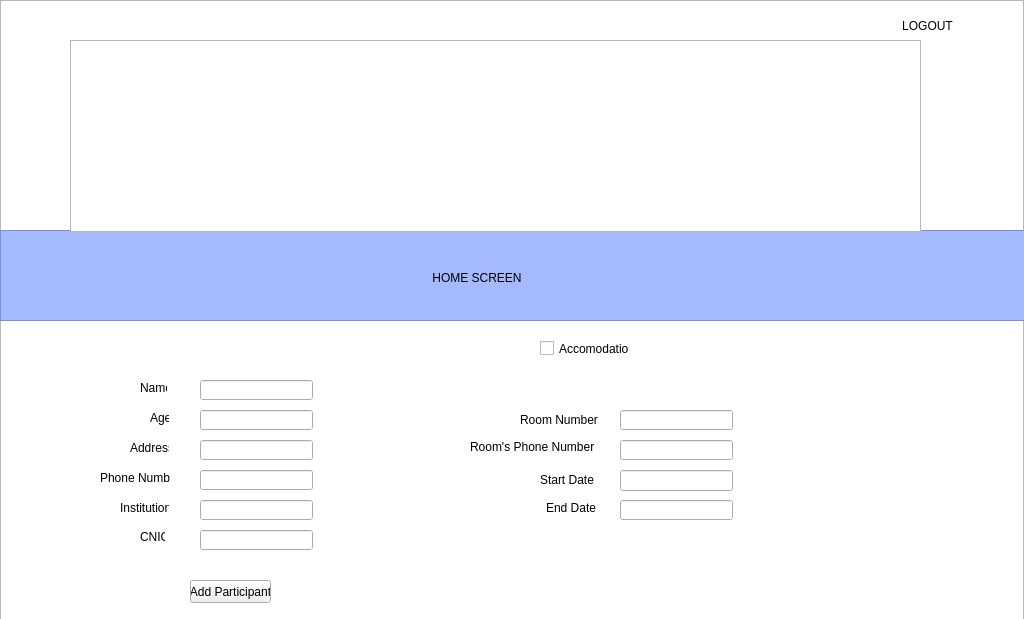
<?xml version="1.0" encoding="UTF-8"?>
<ui version="4.0">
 <class>AddParticipant</class>
 <widget class="QMainWindow" name="AddParticipant">
  <property name="geometry">
   <rect>
    <x>0</x>
    <y>0</y>
    <width>1024</width>
    <height>619</height>
   </rect>
  </property>
  <property name="windowTitle">
   <string>Add Project</string>
  </property>
  <property name="styleSheet">
   <string notr="true"/>
  </property>
  <widget class="QWidget" name="centralwidget">
   <widget class="QGraphicsView" name="graphicsView">
    <property name="geometry">
     <rect>
      <x>70</x>
      <y>40</y>
      <width>851</width>
      <height>192</height>
     </rect>
    </property>
    <property name="styleSheet">
     <string notr="true">background-image: url(:/Login1/logo.png);</string>
    </property>
   </widget>
   <widget class="QPushButton" name="pushButton">
    <property name="geometry">
     <rect>
      <x>410</x>
      <y>260</y>
      <width>134</width>
      <height>36</height>
     </rect>
    </property>
    <property name="sizePolicy">
     <sizepolicy hsizetype="Minimum" vsizetype="Fixed">
      <horstretch>21</horstretch>
      <verstretch>0</verstretch>
     </sizepolicy>
    </property>
    <property name="contextMenuPolicy">
     <enum>Qt::PreventContextMenu</enum>
    </property>
    <property name="acceptDrops">
     <bool>true</bool>
    </property>
    <property name="layoutDirection">
     <enum>Qt::LeftToRight</enum>
    </property>
    <property name="styleSheet">
     <string notr="true">font: 75 12pt &quot;Segoe Print&quot;;</string>
    </property>
    <property name="text">
     <string>HOME SCREEN</string>
    </property>
    <property name="autoDefault">
     <bool>false</bool>
    </property>
    <property name="default">
     <bool>false</bool>
    </property>
    <property name="flat">
     <bool>true</bool>
    </property>
   </widget>
   <widget class="QPushButton" name="pushButton_2">
    <property name="geometry">
     <rect>
      <x>890</x>
      <y>10</y>
      <width>75</width>
      <height>31</height>
     </rect>
    </property>
    <property name="styleSheet">
     <string notr="true">font: 75 10pt &quot;Segoe Print&quot;;</string>
    </property>
    <property name="text">
     <string>LOGOUT</string>
    </property>
    <property name="flat">
     <bool>true</bool>
    </property>
   </widget>
   <widget class="QGraphicsView" name="graphicsView_2">
    <property name="geometry">
     <rect>
      <x>0</x>
      <y>230</y>
      <width>1031</width>
      <height>91</height>
     </rect>
    </property>
    <property name="styleSheet">
     <string notr="true">background-color: rgb(165, 185, 255);</string>
    </property>
   </widget>
   <widget class="QLineEdit" name="lineEdit">
    <property name="geometry">
     <rect>
      <x>200</x>
      <y>380</y>
      <width>113</width>
      <height>20</height>
     </rect>
    </property>
   </widget>
   <widget class="QLineEdit" name="lineEdit_2">
    <property name="geometry">
     <rect>
      <x>200</x>
      <y>410</y>
      <width>113</width>
      <height>20</height>
     </rect>
    </property>
   </widget>
   <widget class="QLabel" name="label_2">
    <property name="geometry">
     <rect>
      <x>150</x>
      <y>410</y>
      <width>19</width>
      <height>16</height>
     </rect>
    </property>
    <property name="text">
     <string>Age</string>
    </property>
   </widget>
   <widget class="QLabel" name="label_3">
    <property name="geometry">
     <rect>
      <x>130</x>
      <y>440</y>
      <width>39</width>
      <height>16</height>
     </rect>
    </property>
    <property name="text">
     <string>Address</string>
    </property>
   </widget>
   <widget class="QPushButton" name="pushButton_9">
    <property name="geometry">
     <rect>
      <x>190</x>
      <y>580</y>
      <width>81</width>
      <height>23</height>
     </rect>
    </property>
    <property name="text">
     <string>Add Participant</string>
    </property>
   </widget>
   <widget class="QLabel" name="label">
    <property name="geometry">
     <rect>
      <x>140</x>
      <y>380</y>
      <width>27</width>
      <height>16</height>
     </rect>
    </property>
    <property name="text">
     <string>Name</string>
    </property>
   </widget>
   <widget class="QLabel" name="label_4">
    <property name="geometry">
     <rect>
      <x>100</x>
      <y>470</y>
      <width>70</width>
      <height>16</height>
     </rect>
    </property>
    <property name="text">
     <string>Phone Number</string>
    </property>
   </widget>
   <widget class="QLabel" name="label_5">
    <property name="geometry">
     <rect>
      <x>120</x>
      <y>500</y>
      <width>49</width>
      <height>16</height>
     </rect>
    </property>
    <property name="text">
     <string>Institution</string>
    </property>
   </widget>
   <widget class="QLineEdit" name="lineEdit_3">
    <property name="geometry">
     <rect>
      <x>200</x>
      <y>440</y>
      <width>113</width>
      <height>20</height>
     </rect>
    </property>
   </widget>
   <widget class="QLineEdit" name="lineEdit_4">
    <property name="geometry">
     <rect>
      <x>200</x>
      <y>470</y>
      <width>113</width>
      <height>20</height>
     </rect>
    </property>
   </widget>
   <widget class="QLineEdit" name="lineEdit_5">
    <property name="geometry">
     <rect>
      <x>200</x>
      <y>500</y>
      <width>113</width>
      <height>20</height>
     </rect>
    </property>
   </widget>
   <widget class="QLabel" name="label_6">
    <property name="geometry">
     <rect>
      <x>140</x>
      <y>530</y>
      <width>25</width>
      <height>13</height>
     </rect>
    </property>
    <property name="text">
     <string>CNIC</string>
    </property>
   </widget>
   <widget class="QLineEdit" name="lineEdit_6">
    <property name="geometry">
     <rect>
      <x>200</x>
      <y>530</y>
      <width>113</width>
      <height>20</height>
     </rect>
    </property>
   </widget>
   <widget class="QCheckBox" name="checkBox">
    <property name="geometry">
     <rect>
      <x>540</x>
      <y>340</y>
      <width>90</width>
      <height>17</height>
     </rect>
    </property>
    <property name="text">
     <string>Accomodation</string>
    </property>
   </widget>
   <widget class="QLabel" name="label_7">
    <property name="geometry">
     <rect>
      <x>546</x>
      <y>500</y>
      <width>54</width>
      <height>16</height>
     </rect>
    </property>
    <property name="styleSheet">
     <string notr="true">font: 12pt &quot;MS Shell Dlg 2&quot;;
font: 10pt &quot;MS Shell Dlg 2&quot;;</string>
    </property>
    <property name="text">
     <string>End Date</string>
    </property>
   </widget>
   <widget class="QLineEdit" name="lineEdit_8">
    <property name="geometry">
     <rect>
      <x>620</x>
      <y>410</y>
      <width>113</width>
      <height>20</height>
     </rect>
    </property>
   </widget>
   <widget class="QLabel" name="label_9">
    <property name="geometry">
     <rect>
      <x>540</x>
      <y>470</y>
      <width>61</width>
      <height>20</height>
     </rect>
    </property>
    <property name="styleSheet">
     <string notr="true">font: 10pt &quot;MS Shell Dlg 2&quot;;</string>
    </property>
    <property name="text">
     <string>Start Date</string>
    </property>
   </widget>
   <widget class="QLineEdit" name="lineEdit_9">
    <property name="geometry">
     <rect>
      <x>620</x>
      <y>440</y>
      <width>113</width>
      <height>20</height>
     </rect>
    </property>
   </widget>
   <widget class="QLineEdit" name="lineEdit_10">
    <property name="geometry">
     <rect>
      <x>620</x>
      <y>470</y>
      <width>113</width>
      <height>21</height>
     </rect>
    </property>
   </widget>
   <widget class="QLineEdit" name="lineEdit_11">
    <property name="geometry">
     <rect>
      <x>620</x>
      <y>500</y>
      <width>113</width>
      <height>20</height>
     </rect>
    </property>
   </widget>
   <widget class="QLabel" name="label_10">
    <property name="geometry">
     <rect>
      <x>470</x>
      <y>437</y>
      <width>131</width>
      <height>20</height>
     </rect>
    </property>
    <property name="styleSheet">
     <string notr="true">font: 10pt &quot;MS Shell Dlg 2&quot;;</string>
    </property>
    <property name="text">
     <string>Room's Phone Number</string>
    </property>
   </widget>
   <widget class="QLabel" name="label_12">
    <property name="geometry">
     <rect>
      <x>520</x>
      <y>410</y>
      <width>81</width>
      <height>20</height>
     </rect>
    </property>
    <property name="styleSheet">
     <string notr="true">font: 10pt &quot;MS Shell Dlg 2&quot;;</string>
    </property>
    <property name="text">
     <string>Room Number</string>
    </property>
   </widget>
   <widget class="QGraphicsView" name="graphicsView_3">
    <property name="geometry">
     <rect>
      <x>0</x>
      <y>0</y>
      <width>1024</width>
      <height>621</height>
     </rect>
    </property>
    <property name="styleSheet">
     <string notr="true">background-image: url(:/Login1/Abstract-wallpaper-for-PC-87 (1).jpg);</string>
    </property>
   </widget>
   <zorder>graphicsView_3</zorder>
   <zorder>graphicsView_2</zorder>
   <zorder>graphicsView</zorder>
   <zorder>pushButton</zorder>
   <zorder>pushButton_2</zorder>
   <zorder>lineEdit</zorder>
   <zorder>lineEdit_2</zorder>
   <zorder>label_2</zorder>
   <zorder>label_3</zorder>
   <zorder>pushButton_9</zorder>
   <zorder>label</zorder>
   <zorder>label_4</zorder>
   <zorder>label_5</zorder>
   <zorder>lineEdit_3</zorder>
   <zorder>lineEdit_4</zorder>
   <zorder>lineEdit_5</zorder>
   <zorder>label_6</zorder>
   <zorder>lineEdit_6</zorder>
   <zorder>checkBox</zorder>
   <zorder>label_7</zorder>
   <zorder>lineEdit_8</zorder>
   <zorder>label_9</zorder>
   <zorder>lineEdit_9</zorder>
   <zorder>lineEdit_10</zorder>
   <zorder>lineEdit_11</zorder>
   <zorder>label_10</zorder>
   <zorder>label_12</zorder>
  </widget>
 </widget>
 <tabstops>
  <tabstop>lineEdit</tabstop>
  <tabstop>lineEdit_2</tabstop>
  <tabstop>lineEdit_3</tabstop>
  <tabstop>lineEdit_4</tabstop>
  <tabstop>lineEdit_5</tabstop>
  <tabstop>lineEdit_6</tabstop>
  <tabstop>pushButton_9</tabstop>
  <tabstop>pushButton</tabstop>
  <tabstop>pushButton_2</tabstop>
  <tabstop>graphicsView</tabstop>
  <tabstop>graphicsView_2</tabstop>
 </tabstops>
 <resources>
  <include location="login1.qrc"/>
 </resources>
 <connections>
  <connection>
   <sender>pushButton_2</sender>
   <signal>clicked()</signal>
   <receiver>AddParticipant</receiver>
   <slot>logout()</slot>
   <hints>
    <hint type="sourcelabel">
     <x>928</x>
     <y>32</y>
    </hint>
    <hint type="destinationlabel">
     <x>792</x>
     <y>0</y>
    </hint>
   </hints>
  </connection>
  <connection>
   <sender>pushButton</sender>
   <signal>clicked()</signal>
   <receiver>AddParticipant</receiver>
   <slot>goHome()</slot>
   <hints>
    <hint type="sourcelabel">
     <x>503</x>
     <y>279</y>
    </hint>
    <hint type="destinationlabel">
     <x>559</x>
     <y>-5</y>
    </hint>
   </hints>
  </connection>
  <connection>
   <sender>pushButton_9</sender>
   <signal>clicked()</signal>
   <receiver>AddParticipant</receiver>
   <slot>addParticipant()</slot>
   <hints>
    <hint type="sourcelabel">
     <x>464</x>
     <y>571</y>
    </hint>
    <hint type="destinationlabel">
     <x>337</x>
     <y>-6</y>
    </hint>
   </hints>
  </connection>
  <connection>
   <sender>checkBox</sender>
   <signal>stateChanged(int)</signal>
   <receiver>AddParticipant</receiver>
   <slot>show12()</slot>
   <hints>
    <hint type="sourcelabel">
     <x>664</x>
     <y>385</y>
    </hint>
    <hint type="destinationlabel">
     <x>616</x>
     <y>-3</y>
    </hint>
   </hints>
  </connection>
 </connections>
 <slots>
  <slot>logout()</slot>
  <slot>goToProfile()</slot>
  <slot>goToAddParticipant()</slot>
  <slot>addProject()</slot>
  <slot>goHome()</slot>
  <slot>addParticipant()</slot>
  <slot>show12()</slot>
 </slots>
</ui>
